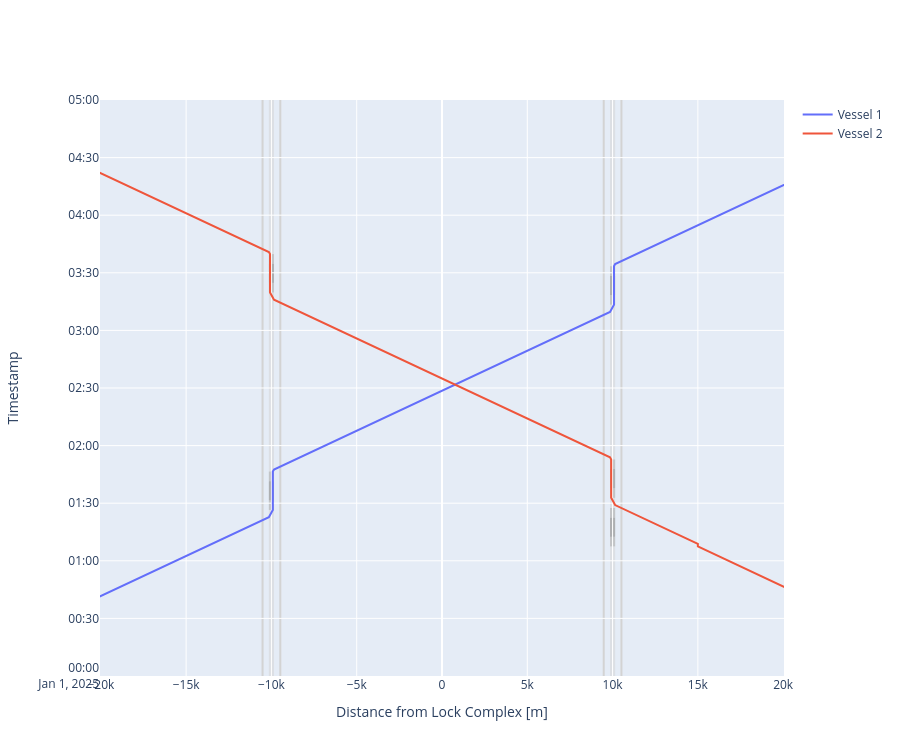

Notebook code cell kept with this figure:
### Markdown cell above
#### Time-distance diagram of vessels passing the lock and planning info
We can plot the time-distance diagram for each lock complex. We can add both plots in one figure with a bit of magic, using an offset of half the distance between the lock (+/- 10000 m). Furthermore, we have to ignore the double plotting of the vessels.

Both locks operate separately. Vessel 2 has some extra waiting time, as an empty lock operation was required.

### Code cell
def cm_to_pixels(cm):
    return cm * 37.8 # Set figure height to 10 cmfig.update_layout(height=cm_to_pixels(10))

from plotly.subplots import make_subplots
fig = make_subplots()

# We can plot the time-distance diagram
fig = lock_complex_I.lock_chambers['Lock chamber I'].plot(xlimmin = -20050, 
                                                          xlimmax = 20050,
                                                          offset_x = -10000,
                                                          ylimmin = pd.Timestamp('2025-01-01 00:00:00'),
                                                          ylimmax = pd.Timestamp('2025-01-01 05:00:00'),
                                                          method='Plotly',
                                                          boundary_nodes = ['-2','+2'], 
                                                          fig = fig)

# We can plot the time-distance diagram
fig = lock_complex_II.lock_chambers['Lock chamber II'].plot(xlimmin = -20050, 
                                                            xlimmax = 20050,
                                                            offset_x = 10000,
                                                            ylimmin = pd.Timestamp('2025-01-01 00:00:00'),
                                                            ylimmax = pd.Timestamp('2025-01-01 05:00:00'),
                                                            method='Plotly',
                                                            boundary_nodes = ['-2','+2'],
                                                            fig=fig)

fig.data = fig.data[:2]

fig.update_layout(height=cm_to_pixels(20))

### Figure 1 — Plotly figure (JSON) as saved in the notebook; plotly's stock layout.template omitted (floating-point values rounded to 4 significant figures)
{"data": [{"mode": "lines", "name": "Vessel 1", "type": "scatter", "x": [-30000.0, -15000.0, -15000.0, -15000.0, -10150.0, -10150.0, -9918.0, -9918.0, -9918.0, -9918.0, -9918.0, -9918.0, -9918.0, -9918.0, -9850.0, -9850.0, -5000.0, -5000.0, -5000.0, 5000.0, 5000.0, 5000.0, 9850.0, 9850.0, 10080.0, 10080.0, 10080.0, 10080.0, 10080.0, 10080.0, 10080.0, 10080.0, 10150.0, 10150.0, 15000.0, 15000.0, 15000.0, 30000.0], "xaxis": "x", "y": ["2025-01-01T00:00:00", "2025-01-01T01:02:30", "2025-01-01T01:02:30", "2025-01-01T01:02:30", "2025-01-01T01:22:42.500000", "2025-01-01T01:22:42.500000", "2025-01-01T01:26:28.471922", "2025-01-01T01:26:28.471922", "2025-01-01T01:31:28.471922", "2025-01-01T01:31:28.471922", "2025-01-01T01:41:28.471922", "2025-01-01T01:41:28.471922", "2025-01-01T01:46:28.471922", "2025-01-01T01:46:28.471922", "2025-01-01T01:47:34.076674", "2025-01-01T01:47:34.076674", "2025-01-01T02:07:46.576674", "2025-01-01T02:07:46.576674", "2025-01-01T02:07:46.576674", "2025-01-01T02:49:26.576674", "2025-01-01T02:49:26.576674", "2025-01-01T02:49:26.576674", "2025-01-01T03:09:39.076674", "2025-01-01T03:09:39.076674", "2025-01-01T03:13:25.048596", "2025-01-01T03:13:25.048596", "2025-01-01T03:18:25.048596", "2025-01-01T03:18:25.048596", "2025-01-01T03:28:25.048596", "2025-01-01T03:28:25.048596", "2025-01-01T03:33:25.048596", "2025-01-01T03:33:25.048596", "2025-01-01T03:34:30.653348", "2025-01-01T03:34:30.653348", "2025-01-01T03:54:43.153348", "2025-01-01T03:54:43.153348", "2025-01-01T03:54:43.153348", "2025-01-01T04:57:13.153348"], "yaxis": "y"}, {"mode": "lines", "name": "Vessel 2", "type": "scatter", "x": [30000.0, 15000.0, 15000.0, 15000.0, 15000.0, 15000.0, 10150.0, 10150.0, 9918.0, 9918.0, 9918.0, 9918.0, 9918.0, 9918.0, 9918.0, 9918.0, 9850.0, 9850.0, 5000.0, 5000.0, 5000.0, -5000.0, -5000.0, -5000.0, -9850.0, -9850.0, -10080.0, -10080.0, -10080.0, -10080.0, -10080.0, -10080.0, -10080.0, -10080.0, -10150.0, -10150.0, -15000.0, -15000.0, -15000.0, -30000.0], "xaxis": "x", "y": ["2025-01-01T00:05:00", "2025-01-01T01:07:30", "2025-01-01T01:07:30", "2025-01-01T01:07:30", "2025-01-01T01:08:50", "2025-01-01T01:08:50", "2025-01-01T01:29:02.500000", "2025-01-01T01:29:02.500000", "2025-01-01T01:32:48.471922", "2025-01-01T01:32:48.471922", "2025-01-01T01:37:48.471922", "2025-01-01T01:37:48.471922", "2025-01-01T01:47:48.471922", "2025-01-01T01:47:48.471922", "2025-01-01T01:52:48.471922", "2025-01-01T01:52:48.471922", "2025-01-01T01:53:54.076674", "2025-01-01T01:53:54.076674", "2025-01-01T02:14:06.576674", "2025-01-01T02:14:06.576674", "2025-01-01T02:14:06.576674", "2025-01-01T02:55:46.576674", "2025-01-01T02:55:46.576674", "2025-01-01T02:55:46.576674", "2025-01-01T03:15:59.076674", "2025-01-01T03:15:59.076674", "2025-01-01T03:19:45.048596", "2025-01-01T03:19:45.048596", "2025-01-01T03:24:45.048596", "2025-01-01T03:24:45.048596", "2025-01-01T03:34:45.048596", "2025-01-01T03:34:45.048596", "2025-01-01T03:39:45.048596", "2025-01-01T03:39:45.048596", "2025-01-01T03:40:50.653348", "2025-01-01T03:40:50.653348", "2025-01-01T04:01:03.153348", "2025-01-01T04:01:03.153348", "2025-01-01T04:01:03.153348", "2025-01-01T05:03:33.153348"], "yaxis": "y"}], "layout": {"height": 756, "shapes": [{"fillcolor": "lightgrey", "layer": "below", "line": {"width": 0}, "name": "Lock Geometry", "opacity": 0.5, "type": "rect", "x0": -10150, "x1": -9850, "y0": "2025-01-01T00:00:00", "y1": "2025-01-01T05:00:00"}, {"fillcolor": "darkgrey", "layer": "below", "line": {"width": 0}, "name": "Lock gate closing", "opacity": 0.5, "type": "rect", "x0": -10150, "x1": -9850, "xref": "x", "y0": "2025-01-01T01:26:28.471922", "y1": "2025-01-01T01:31:28.471922", "yref": "y"}, {"fillcolor": "grey", "layer": "below", "line": {"width": 0}, "name": "Lock levelling", "opacity": 0.5, "type": "rect", "x0": -10150, "x1": -9850, "xref": "x", "y0": "2025-01-01T01:31:28.471922", "y1": "2025-01-01T01:41:28.471922", "yref": "y"}, {"fillcolor": "darkgrey", "layer": "below", "line": {"width": 0}, "name": "Lock gate opening", "opacity": 0.5, "type": "rect", "x0": -10150, "x1": -9850, "xref": "x", "y0": "2025-01-01T01:41:28.471922", "y1": "2025-01-01T01:46:28.471922", "yref": "y"}, {"fillcolor": "darkgrey", "layer": "below", "line": {"width": 0}, "name": "Lock gate closing", "opacity": 0.5, "type": "rect", "x0": -10150, "x1": -9850, "xref": "x", "y0": "2025-01-01T03:19:45.048596", "y1": "2025-01-01T03:24:45.048596", "yref": "y"}, {"fillcolor": "grey", "layer": "below", "line": {"width": 0}, "name": "Lock levelling", "opacity": 0.5, "type": "rect", "x0": -10150, "x1": -9850, "xref": "x", "y0": "2025-01-01T03:24:45.048596", "y1": "2025-01-01T03:34:45.048596", "yref": "y"}, {"fillcolor": "darkgrey", "layer": "below", "line": {"width": 0}, "name": "Lock gate opening", "opacity": 0.5, "type": "rect", "x0": -10150, "x1": -9850, "xref": "x", "y0": "2025-01-01T03:34:45.048596", "y1": "2025-01-01T03:39:45.048596", "yref": "y"}, {"layer": "below", "line": {"color": "lightgrey"}, "type": "line", "x0": -10520, "x1": -10520, "xref": "x", "y0": 0, "y1": 1, "yref": "y domain"}, {"layer": "below", "line": {"color": "lightgrey"}, "type": "line", "x0": -9480, "x1": -9480, "xref": "x", "y0": 0, "y1": 1, "yref": "y domain"}, {"fillcolor": "lightgrey", "layer": "below", "line": {"width": 0}, "name": "Lock Geometry", "opacity": 0.5, "type": "rect", "x0": 9850, "x1": 10150, "y0": "2025-01-01T00:00:00", "y1": "2025-01-01T05:00:00"}, {"fillcolor": "darkgrey", "layer": "below", "line": {"width": 0}, "name": "Lock gate closing", "opacity": 0.5, "type": "rect", "x0": 9850, "x1": 10150, "xref": "x", "y0": "2025-01-01T01:07:30", "y1": "2025-01-01T01:12:30", "yref": "y"}, {"fillcolor": "grey", "layer": "below", "line": {"width": 0}, "name": "Lock levelling", "opacity": 0.5, "type": "rect", "x0": 9850, "x1": 10150, "xref": "x", "y0": "2025-01-01T01:12:30", "y1": "2025-01-01T01:22:30", "yref": "y"}, {"fillcolor": "darkgrey", "layer": "below", "line": {"width": 0}, "name": "Lock gate opening", "opacity": 0.5, "type": "rect", "x0": 9850, "x1": 10150, "xref": "x", "y0": "2025-01-01T01:22:30", "y1": "2025-01-01T01:27:30", "yref": "y"}, {"fillcolor": "darkgrey", "layer": "below", "line": {"width": 0}, "name": "Lock gate closing", "opacity": 0.5, "type": "rect", "x0": 9850, "x1": 10150, "xref": "x", "y0": "2025-01-01T01:32:48.471922", "y1": "2025-01-01T01:37:48.471922", "yref": "y"}, {"fillcolor": "grey", "layer": "below", "line": {"width": 0}, "name": "Lock levelling", "opacity": 0.5, "type": "rect", "x0": 9850, "x1": 10150, "xref": "x", "y0": "2025-01-01T01:37:48.471922", "y1": "2025-01-01T01:47:48.471922", "yref": "y"}, {"fillcolor": "darkgrey", "layer": "below", "line": {"width": 0}, "name": "Lock gate opening", "opacity": 0.5, "type": "rect", "x0": 9850, "x1": 10150, "xref": "x", "y0": "2025-01-01T01:47:48.471922", "y1": "2025-01-01T01:52:48.471922", "yref": "y"}, {"fillcolor": "darkgrey", "layer": "below", "line": {"width": 0}, "name": "Lock gate closing", "opacity": 0.5, "type": "rect", "x0": 9850, "x1": 10150, "xref": "x", "y0": "2025-01-01T03:13:25.048596", "y1": "2025-01-01T03:18:25.048596", "yref": "y"}, {"fillcolor": "grey", "layer": "below", "line": {"width": 0}, "name": "Lock levelling", "opacity": 0.5, "type": "rect", "x0": 9850, "x1": 10150, "xref": "x", "y0": "2025-01-01T03:18:25.048596", "y1": "2025-01-01T03:28:25.048596", "yref": "y"}, {"fillcolor": "darkgrey", "layer": "below", "line": {"width": 0}, "name": "Lock gate opening", "opacity": 0.5, "type": "rect", "x0": 9850, "x1": 10150, "xref": "x", "y0": "2025-01-01T03:28:25.048596", "y1": "2025-01-01T03:33:25.048596", "yref": "y"}, {"layer": "below", "line": {"color": "lightgrey"}, "type": "line", "x0": 9480, "x1": 9480, "xref": "x", "y0": 0, "y1": 1, "yref": "y domain"}, {"layer": "below", "line": {"color": "lightgrey"}, "type": "line", "x0": 10520, "x1": 10520, "xref": "x", "y0": 0, "y1": 1, "yref": "y domain"}], "showlegend": true, "xaxis": {"anchor": "y", "domain": [0, 1], "range": [-20050, 20050], "title": {"text": "Distance from Lock Complex [m]"}}, "yaxis": {"anchor": "x", "domain": [0, 1], "range": ["2025-01-01T00:00:00", "2025-01-01T05:00:00"], "title": {"text": "Timestamp"}}}}
